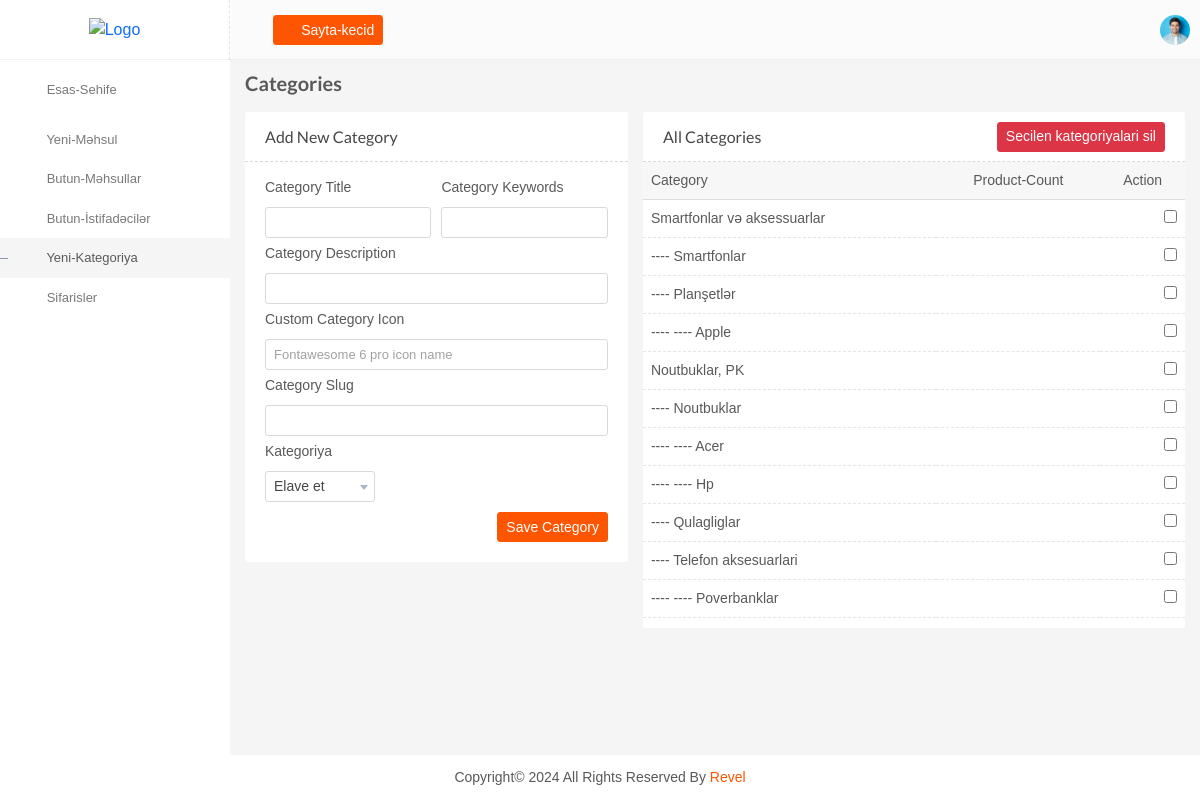
The page /category on the database its author committed.
### main/models.py (models this page shows, shortened)
class NewCategory(MPTTModel):
    title = models.CharField(max_length=355)
    category_keywords = models.CharField(max_length=355)
    category_description = models.TextField()
    icon = models.CharField(max_length=355)
    slug = models.SlugField(max_length=255)
    parent = TreeForeignKey('self', on_delete=models.CASCADE, null=True, blank=True, related_name='children')
    class MPTTMeta:
        order_insertion_by = ['title']

### main/views.py (the view)
# urls.py: path('category', views.category,name="category"),
def category(request):
    categories = NewCategory.objects.all()
    return render(request, 'dashboard/dashboard-category.html', {'categories': categories})

### main/templates/dashboard/dashboard-category.html (shortened to what this page needs)
{% extends 'dashboard/dashboardlayouts.html' %}
{% load static %}
{% block mainblock %}
    <div class="main-content">
        <div class="dashboard-breadcrumb mb-30">
            <h2>Categories</h2>
        </div>
        <div class="row g-4">
            <div class="col-xxl-4 col-md-5">
                <div class="panel">
                    <div class="panel-header">
                        <h5>Add New Category</h5>
                    </div>
                    <div class="panel-body">
                        <form action="{% url 'add_category' %}" method="post">
                            <div class="row g-3">
                                <div class="col-sm-6">
                                    <label class="form-label">Category Title</label>
                                    <input type="text" name="title" class="form-control form-control-sm" id="categoryTitle">
                                </div>
                                <div class="col-sm-6">
                                    <label class="form-label">Category Keywords</label>
                                    <input type="text" name="categoryType" class="form-control form-control-sm" id="categoryType">
                                </div>
                                <div class="col-12">
                                    <label class="form-label">Category Description</label>
                                    <input type="text" name="categoryType" class="form-control form-control-sm" id="categoryType">
                                </div>
                                <div class="col-12">
                                    <label class="form-label">Custom Category Icon</label>
                                    <input type="text" name="icon" class="form-control form-control-sm" placeholder="Fontawesome 6 pro icon name">
                                </div>
                                <div class="col-12">
                                    <label class="form-label">Category Slug</label>
                                    <input type="text" name="slug" class="form-control form-control-sm" id="categorySlug">
                                </div>
                                <div class="col-sm-6 " style="width: 100% !important;">
                                    <label class="form-label">Kategoriya</label>
                                </div>
                                <div class="col-12 d-flex justify-content-end">
                                    <div class="btn-box">
                                        <button class="btn btn-sm btn-primary">Save Category</button>
                                    </div>
                                </div>
                            </div>
                        </form>
                    </div>
                </div>
            </div>
            <div class="col-xxl-8 col-md-7">
                <div class="panel">
                <form action="{% url 'delete_selected_categories' %}" method="post">
                    <div class="panel-header">
                        <h5>All Categories</h5>
                        <button type="submit" class="btn btn-sm btn-danger">Secilen kategoriyalari sil</button>
                    </div>
                    <div class="table-responsive">
                        <table class="table">
                            <thead>
                              <tr>
                                <th scope="col">Category</th>
                                <th scope="col">Product-Count</th>
                                <th scope="col">Action</th>
                              </tr>
                            </thead>
                            <tbody>
                              {% for category in categories %}
                                <tr>
                                    <td>
                                        {% if category.parent %}
                                            {% for i in category.get_ancestors %}
                                                ----
                                            {% endfor %}
                                        {% endif %}
                                        {{ category.title }}
                                    </td>
                                    <td>{{ category.product_count }}</td>
                                    <td><input type="checkbox" name="selected_categories" value="{{ category.id }}"></td>
                                </tr>
                              {% endfor %}
                            </tbody>
                          </table>
                        </form>
                      </div>
                </div>
            </div>
        </div>
{% endblock %}

### static/dashboard/assets/css/orange-color.css (style rules this page uses)
input { border: 1px solid rgba(254, 85, 2, 0.2); }
.btn-primary { background: #fe5502; border: 1px solid #fe5502; }

### rows shown on the page
NewCategory: title "Smartfonlar və aksessuarlar"
NewCategory: title "Smartfonlar"
NewCategory: title "Planşetlər"
NewCategory: title "Apple"
NewCategory: title "Noutbuklar, PK"
NewCategory: title "Noutbuklar"
NewCategory: title "Acer"
NewCategory: title "Hp"
NewCategory: title "Qulagliglar"
NewCategory: title "Telefon aksesuarlari"
NewCategory: title "Poverbanklar"
